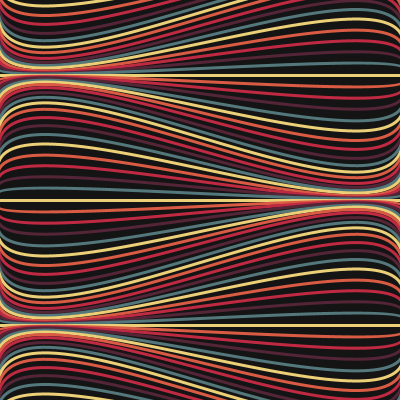
Frame 1 (no input)
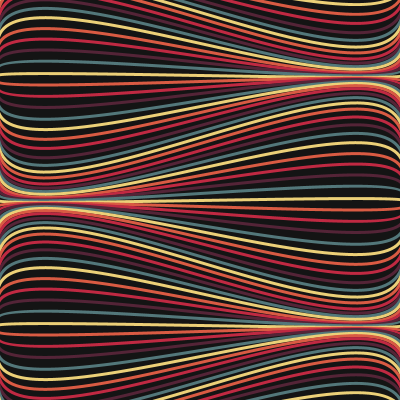
Frame 60 (the mouse pressed at the canvas centre just before this capture)
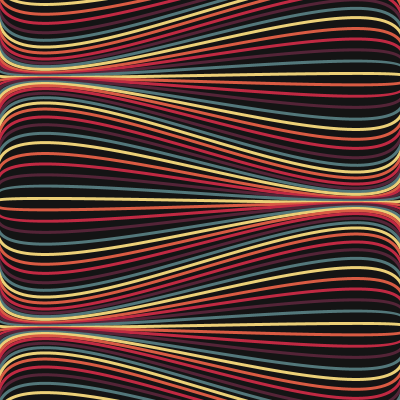
Frame 120 (the mouse held since frame 60 and released just before this capture)

The Processing sketch that drew these frames (run headless with seeded random() and noise(); from frame 60 on, the mouse is pressed at the canvas centre):

// Processing sketch: processing_139179
// ── processing_139179.pde

int num = 80;
int sw = 3;
float[] offSet = new float[num];
float offSetY = -50;
color bg = 20;
color s = #ffffff;
float theta, th;
color[] palette = {#ECD078, #D95B43, #C02942, #542437, #53777A};
// color[] palette = {#CFF09E, #A8DBA8, #A8DBA8, #3B8686, #0B486B};
 
void setup() {
  size(400, 400);
  background(bg);
  noFill();
  strokeWeight(sw);
  
  for (int i=0; i<num; i++) {
    offSet[i]=th;
    th += (TWO_PI/num);
  }
}
  
void draw() {
  translate(0, offSetY);
  background(bg);
  stroke(s, 150);
  
  for (int i=0; i<num; i++) {
    float y = ((height-offSetY)/(num-(num/9)))*i; // trying to get the lines starting off-screen
    float vari = map(sin(theta+offSet[i]*2), -1, 1, -120, 120);
    stroke(palette[(int)i%5]);
    bezier(-sw, y, 0, y+vari, width, y-vari, width+sw, y);
  }
  theta += 0.0523;
   
   
}
